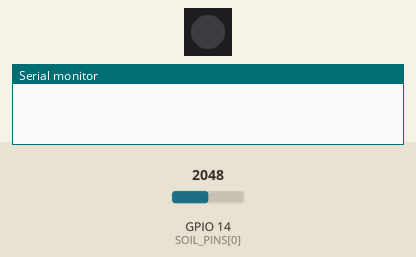
Recording of a program running on a simulated ESP32-S3. On the bench: 1 RGB LEDs in strip order, left to right, the last lines printed to the serial monitor. Inputs (shaded band) come from the test bench; at power-on: GPIO 14 (SOIL_PINS[0]) = 2048. Dim RGB values are drawn brighter than linear; WiFi joins after 1.5 s; servers stay silent unless stated; no MQTT or app messages arrive unless stated.

Above: at 0.0 s.
At 1.1 s:
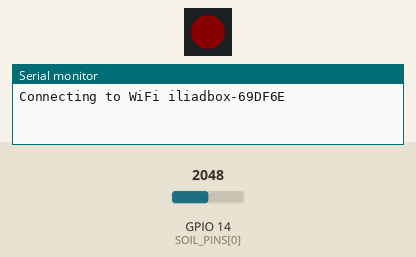
At 9.7 s:
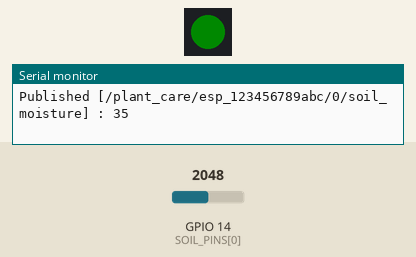
At 37.4 s:
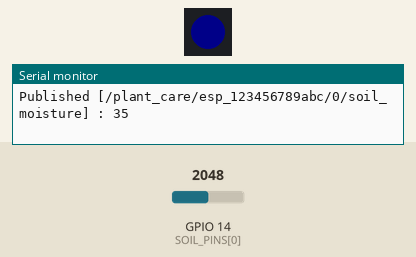
Timing chart, 0 to 40.0 s (numbered marks = the images above):
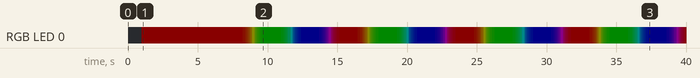

Measured:
- by itself, RGB LED 0: off → RGB(10, 0, 0) at 1.0 s, → RGB(10, 1, 0) 7.2 s later, → RGB(10, 2, 0) 0.18 s later, → RGB(10, 3, 0) 0.12 s later, … (188 changes in this stretch)

The program:

main.cpp
```cpp
#include <Adafruit_NeoPixel.h>
#include <WiFi.h>
#include <WiFiUdp.h>
#include <PubSubClient.h>

// ----------------------------
// Configuration
// ----------------------------

#define LED_PIN 48
#define LED_COUNT 1


const int NUM_SLOTS = 1;
const int PLANT_SLOTS[NUM_SLOTS] = {0};

const int SOIL_PINS[NUM_SLOTS] = {14};
// const int TEMP_PINS[NUM_SLOTS] = {0};


String soil_topics[NUM_SLOTS];
// String temp_topics[NUM_SLOTS];


#define SOIL_MOISTURE_SENSOR_PIN 14

// const char* WIFI_SSID = "WifiCasa";
// const char* WIFI_PASSWORD = "h8ffAyDNHDDkYAqN";

const char* WIFI_SSID = "iliadbox-69DF6E";
const char* WIFI_PASSWORD = "hkvxnqsh5xqd9zsrqwsv2v";

// Fallback IP (usato se non riceviamo discovery)
const char* MQTT_SERVER_FALLBACK = "192.168.1.9";
const int   MQTT_PORT_FALLBACK = 1883;

const int UDP_LISTEN_PORT = 1884;   // Porta dove ascoltare i messaggi broadcast
const int UDP_TIMEOUT_MS = 5000;    // Timeout in ms per discovery

const int MQTT_INFO_PUBLISH_INTERVAL = 10000;
const int MQTT_HEARTBEAT_PUBLISH_INTERVAL = 5000;
const int MQTT_SENSOR_PUBLISH_INTERVAL = 2000;

const int SOIL_MOISTURE_WET = 1040;
const int SOIL_MOISTURE_DRY = 2585;

// ----------------------------
// Objects
// ----------------------------
Adafruit_NeoPixel LED_RGB(LED_COUNT, LED_PIN, NEO_GRB + NEO_KHZ800);
WiFiClient wifiClient;
PubSubClient client(wifiClient);
WiFiUDP udp;

IPAddress mqttServerIP;
int mqttServerPort = MQTT_PORT_FALLBACK;
bool mqttDiscovered = false;

uint16_t hue = 0;

unsigned long lastInfoMsg = 0;
unsigned long lastHeartbeatMsg = 0;
unsigned long lastSensorMsg = 0;

// ----------------------------
// Dynamic Client ID
// ----------------------------
String clientId;


// ----------------------------
// Functions
// ----------------------------
void setup_wifi() {
  LED_RGB.setPixelColor(0, LED_RGB.Color(255, 0, 0));
  LED_RGB.show();

  Serial.print("Connecting to WiFi ");
  Serial.println(WIFI_SSID);

  WiFi.begin(WIFI_SSID, WIFI_PASSWORD);
  while (WiFi.status() != WL_CONNECTED) {
    delay(500);
    Serial.print(".");
  }

  Serial.println("\nWiFi connected!");
  Serial.print("IP address: ");
  Serial.println(WiFi.localIP());
}

bool discoverMQTTviaUDP() {
  Serial.println("Listening for MQTT broker broadcast...");
  udp.begin(UDP_LISTEN_PORT);
  unsigned long start = millis();

  while (millis() - start < UDP_TIMEOUT_MS) {
    int packetSize = udp.parsePacket();
    if (packetSize) {
      char packet[255];
      int len = udp.read(packet, 254);
      if (len > 0) packet[len] = '\0';
      Serial.print("UDP packet received: ");
      Serial.println(packet);

      // Format expected: BROKER:192.168.1.9:1883
      if (strncmp(packet, "BROKER:", 7) == 0) {
        String data = String(packet + 7);
        int colonIndex = data.indexOf(':');
        String ipStr = data.substring(0, colonIndex);
        String portStr = data.substring(colonIndex + 1);
        mqttServerIP.fromString(ipStr);
        mqttServerPort = portStr.toInt();

        Serial.print("Discovered MQTT broker: ");
        Serial.print(mqttServerIP);
        Serial.print(":");
        Serial.println(mqttServerPort);
        mqttDiscovered = true;
        udp.stop();
        return true;
      }
    }
    delay(100);
  }

  Serial.println("No broadcast received. Using fallback MQTT server.");
  udp.stop();
  return false;
}

void reconnect_mqtt_server() {
  LED_RGB.setPixelColor(0, LED_RGB.Color(255, 0, 0));
  LED_RGB.show();

  while (!client.connected()) {
    Serial.print("Connecting to MQTT broker at ");
    Serial.print(mqttServerIP);
    Serial.print(":");
    Serial.println(mqttServerPort);

    if (client.connect(clientId.c_str())) {
      Serial.println("MQTT broker connected!");
    } else {
      Serial.print("Failed, rc=");
      Serial.print(client.state());
      Serial.println(" retry in 5s");
      delay(5000);
    }
  }
}


// ----------------------------
// Subscription Callback
// ----------------------------

void callback(char* topic, byte* message, unsigned int length) {
  String payload;
  for (unsigned int i = 0; i < length; i++) {
    payload += (char)message[i];
  }

  Serial.print("Received [");
  Serial.print(topic);
  Serial.print("]: ");
  Serial.println(payload);
}


// ----------------------------
// Publishing Functions
// ----------------------------

void publishSensorData() {
  for(int i = 0; i < NUM_SLOTS; i++) {
    int soilAnalogValue = analogRead(SOIL_PINS[i]);
    int soilValue = map(soilAnalogValue, SOIL_MOISTURE_WET, SOIL_MOISTURE_DRY, 0, 100);
    soilValue = 100 - soilValue;
    String soilMessage = String(soilValue);

    client.publish(soil_topics[i].c_str(), soilMessage.c_str());
    Serial.print("Published [");
    Serial.print(soil_topics[i]);
    Serial.print("] : ");
    Serial.println(soilMessage);
  }
}

void publishInfo() {
  String payload = "{ \"device_id\": \"" + clientId + "\", \"available_slots\": [";
  for(int i = 0; i < NUM_SLOTS; i++) {
    payload += String(PLANT_SLOTS[i]);
    if(i < NUM_SLOTS-1) payload += ",";
  }
  payload += "] }";

  String topic = "/devices/" + clientId + "/info";
  client.publish(topic.c_str(), payload.c_str());
  Serial.print("Published [");
  Serial.print(topic);
  Serial.print("] : ");
  Serial.println(payload);
}

void publishHeartbeat() {
  String topic = "/devices/" + clientId + "/heartbeat";
  String payload = "{ \"device_id\": \"" + clientId + "\" }";
  client.publish(topic.c_str(), payload.c_str());
  Serial.print("Published [");
  Serial.print(topic);
  Serial.print("] : ");
  Serial.println(payload);
}


// ----------------------------
// Setup
// ----------------------------
void setup() {
  Serial.begin(115200);
  delay(1000);

  LED_RGB.begin();
  LED_RGB.setBrightness(10);
  LED_RGB.show();

  setup_wifi();

  uint64_t chipid = ESP.getEfuseMac();
  clientId = "esp_" + String((uint16_t)(chipid >> 32), HEX) + String((uint32_t)chipid, HEX);

  Serial.print("Client id: ");
  Serial.println(clientId);

  for (int i = 0; i < NUM_SLOTS; i++) {
    int slot = PLANT_SLOTS[i];
    soil_topics[i] = "/plant_care/" + clientId + "/" + String(slot) + "/soil_moisture";
    // temp_topics[i] = "/plant_care/" + clientId + "/" + String(slot) + "/temperature";
  }

  if (!discoverMQTTviaUDP()) {
    mqttServerIP.fromString(MQTT_SERVER_FALLBACK);
    mqttServerPort = MQTT_PORT_FALLBACK;
  }

  client.setServer(mqttServerIP, mqttServerPort);
  client.setCallback(callback);
}

// ----------------------------
// Loop
// ----------------------------
void loop() {
  if (!client.connected()) {
    reconnect_mqtt_server();
  }
  client.loop();

  // LED effect
  uint32_t color = LED_RGB.ColorHSV(hue);
  color = LED_RGB.gamma32(color);
  LED_RGB.setPixelColor(0, color);
  LED_RGB.show();

  hue += 8;
  if (hue >= 65536) hue = 0;


  unsigned long now = millis();

  // Sensor data publishing
  if(now - lastSensorMsg >= MQTT_SENSOR_PUBLISH_INTERVAL){
    lastSensorMsg = now;
    publishSensorData();
  }

  // Info publishing
  if(now - lastInfoMsg >= MQTT_INFO_PUBLISH_INTERVAL){
    lastInfoMsg = now;
    publishInfo();
  }

  // Heartbeat publishing
  if(now - lastHeartbeatMsg >= MQTT_HEARTBEAT_PUBLISH_INTERVAL){
    lastHeartbeatMsg = now;
    publishHeartbeat();
  }

}
```
